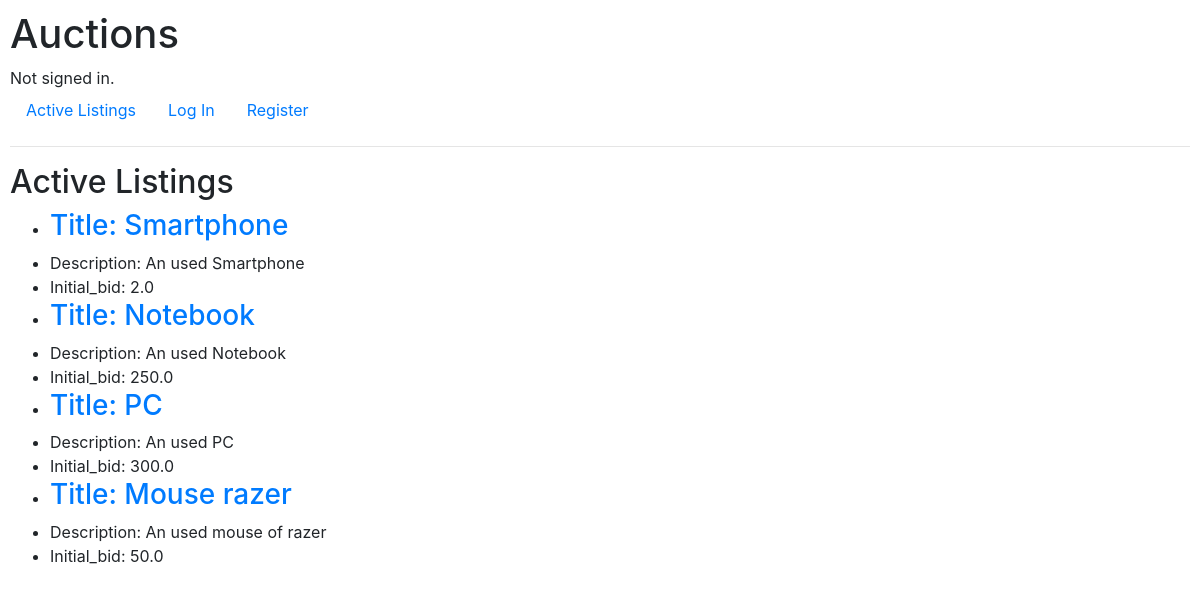
Before: / with the older database file.
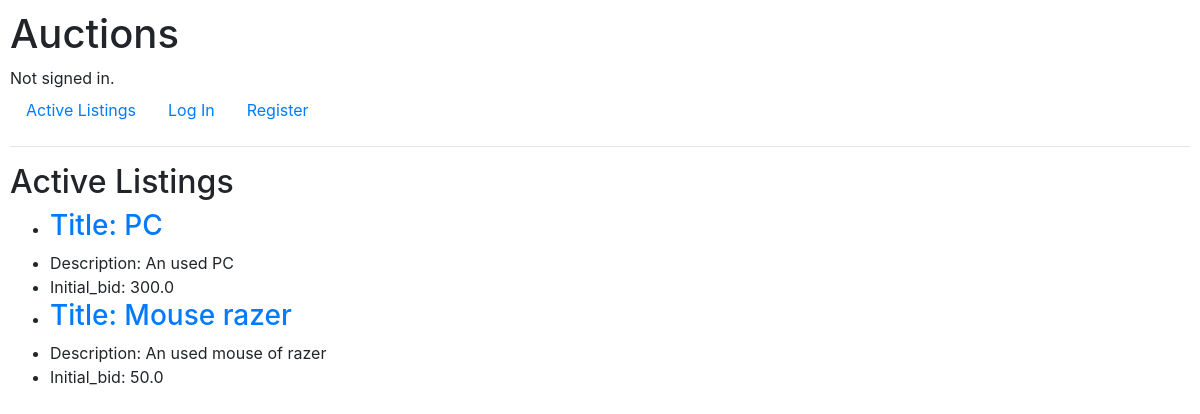
After: the same page with the newer database file.
### auctions/models.py (models this page shows, shortened)
class Listing(models.Model):
    title = models.CharField(max_length=64)
    description = models.TextField()
    initial_bid = models.FloatField()
    image_url = models.TextField(null=True, blank=True)
    category = models.CharField(max_length=64, null=True, blank=True)
    owner_user = models.ForeignKey(User, on_delete=models.CASCADE, related_name="listings")
    active = models.BooleanField(default=True)
    winner_bid = models.DecimalField(max_digits=12, blank=True, null=True, decimal_places=2)
    winner_user = models.ForeignKey(User, blank=True, null=True, related_name="listings_won", on_delete=models.SET_NULL)

### auctions/views.py (the view)
# urls.py: path("", views.index, name="index"),
def index(request):
    listings_active = Listing.objects.filter(active=True).all()
    return render(request, "auctions/index.html", {
        "listings_active" : listings_active
    })

### auctions/templates/auctions/index.html (shortened to what this page needs)
{% extends "auctions/layout.html" %}
{% block body %}
    <h2>Active Listings</h2>
    <ul>
        {% for listing in listings_active %}
            <li>
                <a href="{% url 'get_listing_active' listing.id %}">
                    <h3>Title: {{ listing.title }}</h3>
                </a>
            </li>
            <li>Description: {{ listing.description }}</li>
            <li>Initial_bid: {{ listing.initial_bid }}</li>
        {% endfor %}
    </ul>
{% endblock %}

Changed rows visible on the page:
no longer on this page (row edited): Listing: title "Smartphone", description "An used Smartphone", initial_bid "2.0"
no longer on this page (row edited): Listing: title "Notebook", description "An used Notebook", initial_bid "250.0"
